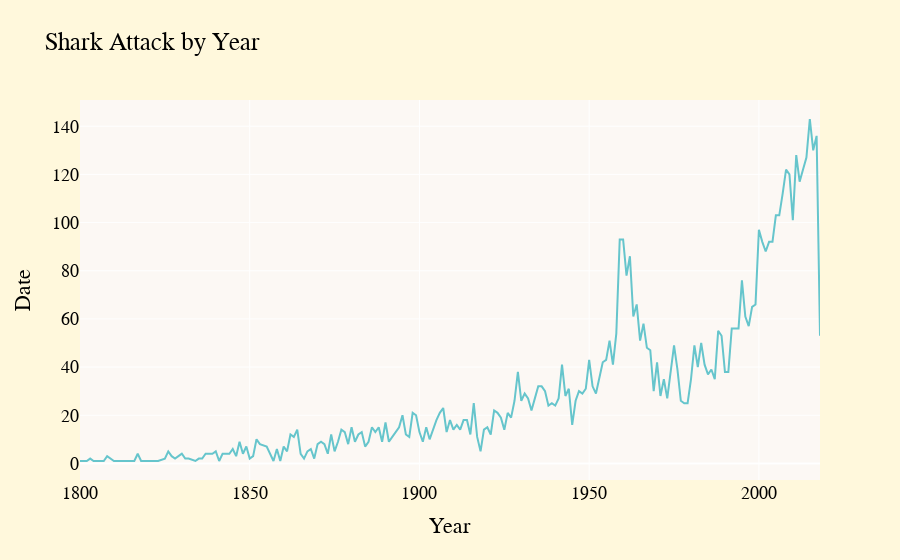

Notebook source saved alongside this figure:
### Code cell
byYear_attack = df.groupby('Year')['Date'].count().reset_index()
fig1 = px.line(byYear_attack,x='Year', y='Date', title='Shark Attack by Year')
fig1.update_layout(
                    plot_bgcolor='rgba(252,248,244,1.00)',
                    paper_bgcolor='cornsilk',
                    font = dict(
                       family = "Courier New, monospace",
                       size = 18,
                       color = 'black'
                    )
                )
fig1.update_traces(line_color='rgb(102,197,204)')
fig1.show()

### Figure 1 — Plotly figure (JSON) as saved in the notebook; plotly's stock layout.template omitted (floating-point values rounded to 4 significant figures; data arrays with more than 128 entries replaced by an {"elided": "..."} marker saying what was removed)
{"data": [{"hovertemplate": "Year=%{x}<br>Date=%{y}<extra></extra>", "legendgroup": "", "line": {"color": "rgb(102,197,204)", "dash": "solid"}, "marker": {"symbol": "circle"}, "mode": "lines", "name": "", "orientation": "v", "showlegend": false, "type": "scatter", "x": {"elided": "208 int values"}, "xaxis": "x", "y": {"elided": "208 int values"}, "yaxis": "y"}], "layout": {"font": {"color": "black", "family": "Courier New, monospace", "size": 18}, "legend": {"tracegroupgap": 0}, "paper_bgcolor": "cornsilk", "plot_bgcolor": "rgba(252,248,244,1.00)", "title": {"text": "Shark Attack by Year"}, "xaxis": {"anchor": "y", "domain": [0, 1], "title": {"text": "Year"}}, "yaxis": {"anchor": "x", "domain": [0, 1], "title": {"text": "Date"}}}}
